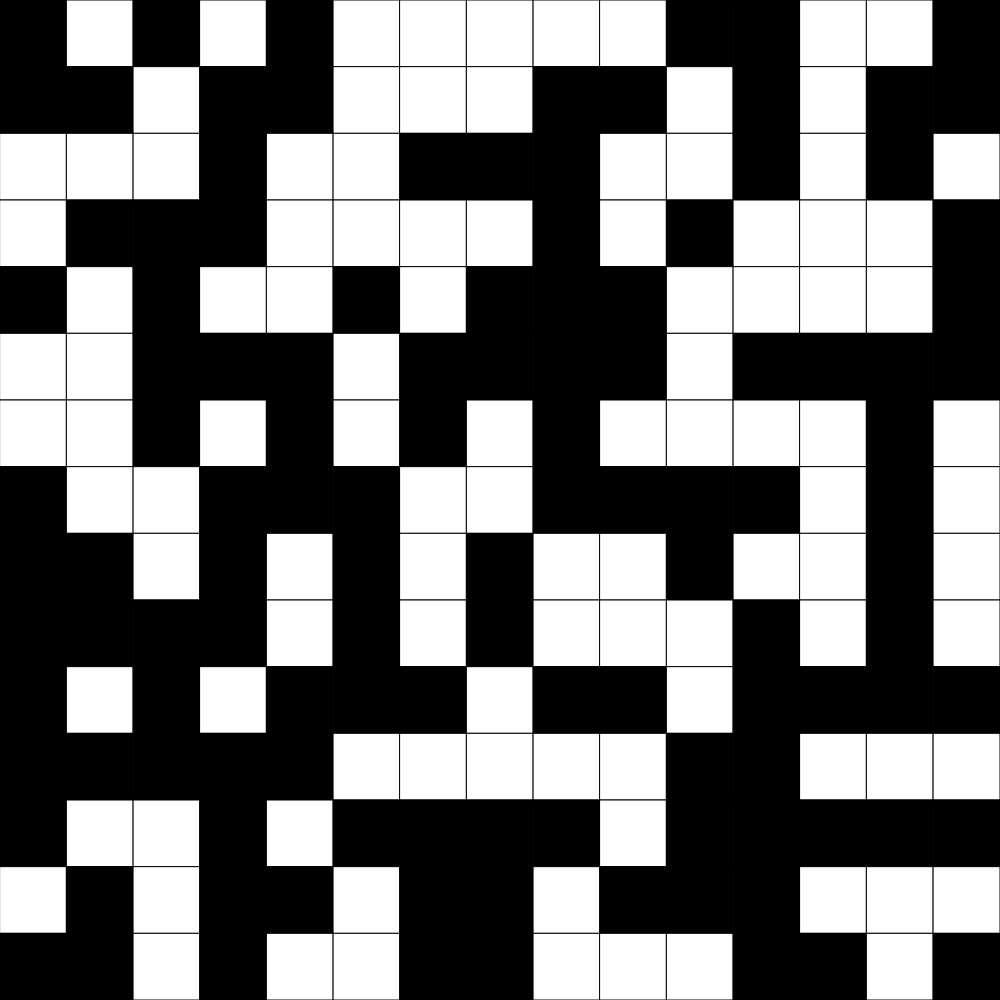
Frame 1 (no input)
Frame 60 (no input): identical to frame 1, image omitted
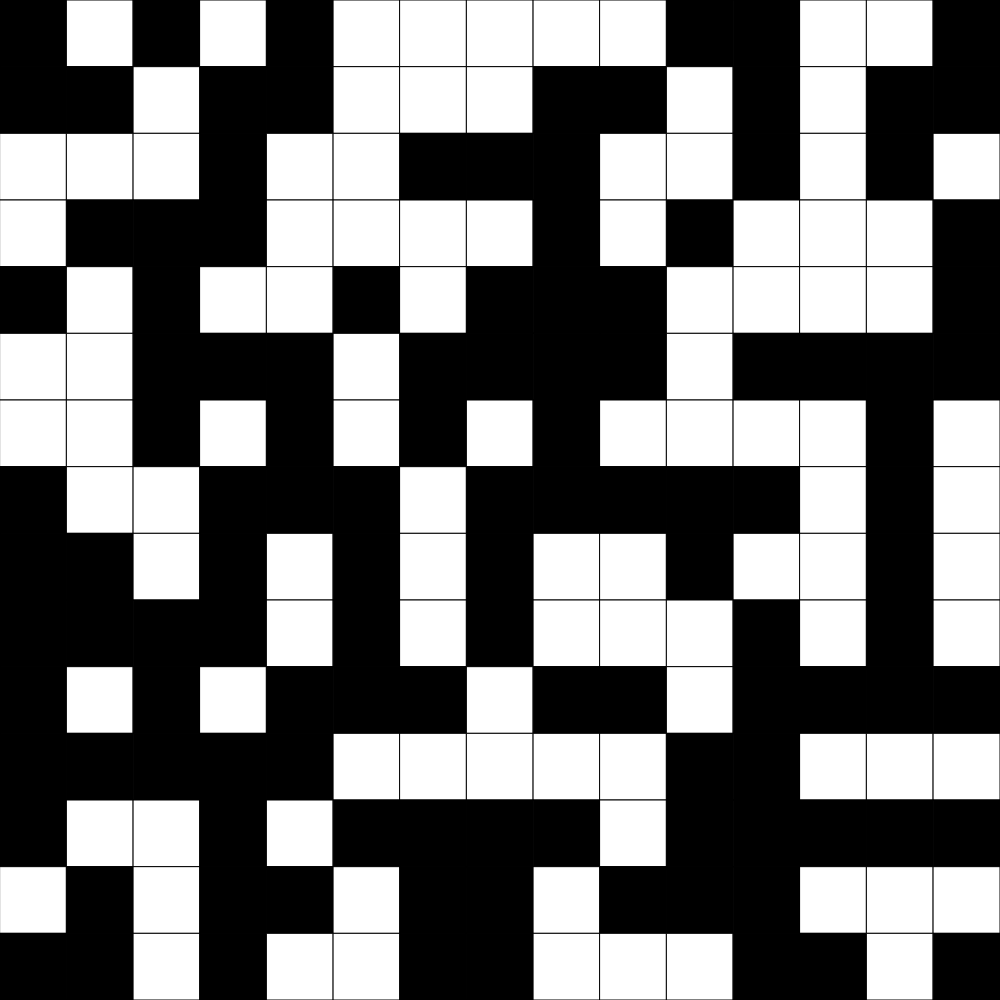
Frame 120 (the mouse pressed at the canvas centre since frame 60)

The p5.js sketch that drew these frames (run headless with seeded random() and noise() and a simulated clock; from frame 60 on, the mouse is pressed at the canvas centre):

// p5.js sketch
// ── sketch.js
// Grid
// Dan Schellenberg
// Oct 24, 2018

let rows = 15;
let cols = 15;
let grid;
let cellSize;

function setup() {
  if (windowWidth > windowHeight) {
    createCanvas(windowHeight, windowHeight);
  }
  else {
    createCanvas(windowWidth, windowWidth);
  }

  cellSize = width / cols;
  grid = createRandom2dArray(cols, rows);
}

function draw() {
  background(255);
  displayGrid();
}

function keyTyped() {
  if (key === "r") {
    grid = createRandom2dArray(cols, rows);
  }
  else if (key === " ") {
    update();
  }
  else if (key === "c") {
    resetGrid();
  }
}

function update() {
  //need a second 2d array, so you don't mess up the first one
  let nextTurn = [];
  for (let i = 0; i < rows; i++) {
    nextTurn[i] = [];
  }

  //loop through the grid
  for (let y = 0; y < rows; y++) {
    for (let x = 0; x < cols; x++) {

      let neighbors = 0;

      for (let i = -1; i <= 1; i++) {
        for (let j = -1; j <= 1; j++) {
          if (x+i >= 0 && x+i < cols && y+j >= 0 && y+j < rows) {
            neighbors += grid[y + j][x + i];
          }
        }
      }

      neighbors -= grid[y][x];

      // applying rules of the game
      if (grid[y][x] === 1) { //alive
        if (neighbors === 2 || neighbors === 3) {
          nextTurn[y][x] = 1;
        }
        else {
          nextTurn[y][x] = 0;
        }
      }

      if (grid[y][x] === 0) { //dead
        if (neighbors === 3) {
          nextTurn[y][x] = 1;
        }
        else {
          nextTurn[y][x] = 0;
        }
      }

    }
  }
  grid = nextTurn;
}

function mousePressed() {
  let x = floor(mouseX / cellSize);
  let y = floor(mouseY / cellSize);

  if (grid[y][x] === 1) {
    grid[y][x] = 0;
  }
  else if (grid[y][x] === 0) {
    grid[y][x] = 1;
  }
}

function displayGrid() {
  for (let y = 0; y < rows; y++) {
    for (let x = 0; x < cols; x++) {
      if (grid[y][x] === 0) {
        fill(255);
      }
      else {
        fill(0);
      }
      rect(x*cellSize, y*cellSize, cellSize, cellSize);
    }
  }
}

function resetGrid() {
  for (let x = 0; x < cols; x++) {
    for (let y = 0; y < rows; y++) {
      grid[y][x] = 0;
    }
  }
}


function createRandom2dArray(cols, rows) {
  let randomGrid = [];
  for (let y = 0; y < rows; y++) {
    randomGrid.push([]);
    for (let x = 0; x < cols; x++) {
      if (random(100) < 50) {
        randomGrid[y].push(0);
      }
      else {
        randomGrid[y].push(1);
      }
    }
  }
  return randomGrid;
}
